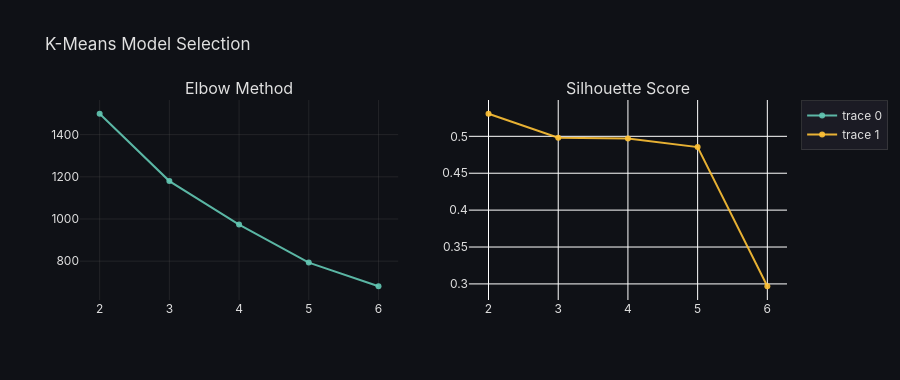

Notebook code for this chart:
### Markdown cell above
## 2. K-Means Clustering

Hard cluster assignment on scaled feature space (returns, volatility, momentum).

K-Means minimises:
$$\sum_{k=1}^K \sum_{x \in C_k} \|x - \mu_k\|^2$$

No emission or transition structure is purely geometric.

### Code cell
# Elbow method + silhouette
inertias, silhouettes = [], []
for k in range(2, 7):
    km = KMeans(n_clusters=k, random_state=42, n_init=10)
    labels_k = km.fit_predict(X_scaled_train)
    inertias.append(km.inertia_)
    silhouettes.append(silhouette_score(X_scaled_train, labels_k))
    print(f"K={k}  inertia={km.inertia_:.1f}  silhouette={silhouettes[-1]:.4f}")

fig = make_subplots(rows=1, cols=2, subplot_titles=("Elbow Method", "Silhouette Score"))
fig.add_trace(go.Scatter(x=list(range(2,7)), y=inertias, mode="lines+markers",
    line=dict(color="rgba(99,200,180,0.9)")), row=1, col=1)
fig.add_trace(go.Scatter(x=list(range(2,7)), y=silhouettes, mode="lines+markers",
    line=dict(color="rgba(255,195,55,0.9)")), row=1, col=2)
fig.update_layout(height=380, title="K-Means Model Selection", **_DARK_LAYOUT)
fig.show()

### Figure 1 — Plotly figure (JSON) as saved in the notebook; plotly's stock layout.template omitted (floating-point values rounded to 4 significant figures)
{"data": [{"line": {"color": "rgba(99,200,180,0.9)"}, "mode": "lines+markers", "type": "scatter", "x": [2, 3, 4, 5, 6], "xaxis": "x", "y": [1499.0, 1180.0, 973.3, 793.3, 681.1], "yaxis": "y"}, {"line": {"color": "rgba(255,195,55,0.9)"}, "mode": "lines+markers", "type": "scatter", "x": [2, 3, 4, 5, 6], "xaxis": "x2", "y": [0.5306, 0.498, 0.4972, 0.4854, 0.2968], "yaxis": "y2"}], "layout": {"annotations": [{"font": {"size": 16}, "showarrow": false, "text": "Elbow Method", "x": 0.225, "xanchor": "center", "xref": "paper", "y": 1, "yanchor": "bottom", "yref": "paper"}, {"font": {"size": 16}, "showarrow": false, "text": "Silhouette Score", "x": 0.775, "xanchor": "center", "xref": "paper", "y": 1, "yanchor": "bottom", "yref": "paper"}], "font": {"color": "#e0e0e0", "family": "Inter, Arial, sans-serif"}, "height": 380, "legend": {"bgcolor": "rgba(30,30,40,0.8)", "bordercolor": "rgba(80,80,80,0.5)", "borderwidth": 1}, "paper_bgcolor": "rgba(15,17,22,1)", "plot_bgcolor": "rgba(15,17,22,1)", "title": {"text": "K-Means Model Selection"}, "xaxis": {"anchor": "y", "domain": [0, 0.45], "gridcolor": "rgba(80,80,80,0.3)", "showgrid": true, "zeroline": false}, "xaxis2": {"anchor": "y2", "domain": [0.55, 1]}, "yaxis": {"anchor": "x", "domain": [0, 1], "gridcolor": "rgba(80,80,80,0.3)", "showgrid": true, "zeroline": false}, "yaxis2": {"anchor": "x2", "domain": [0, 1]}}}
